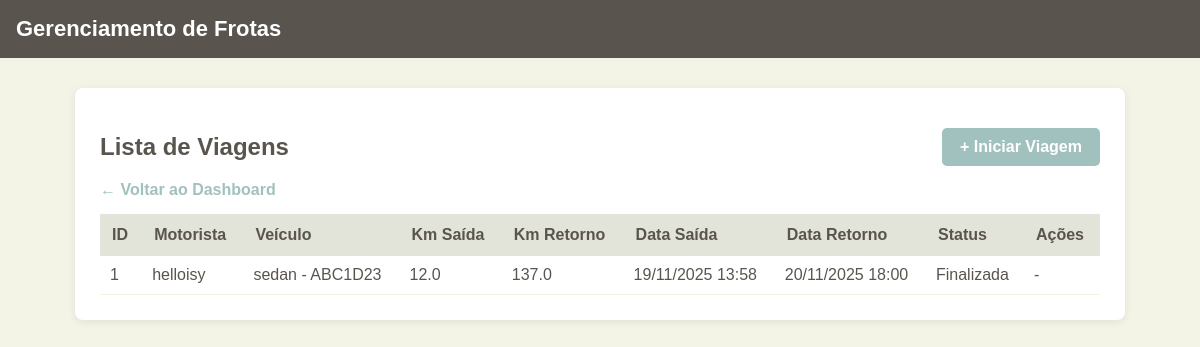
The app's page /frotas/viagens/, older data.
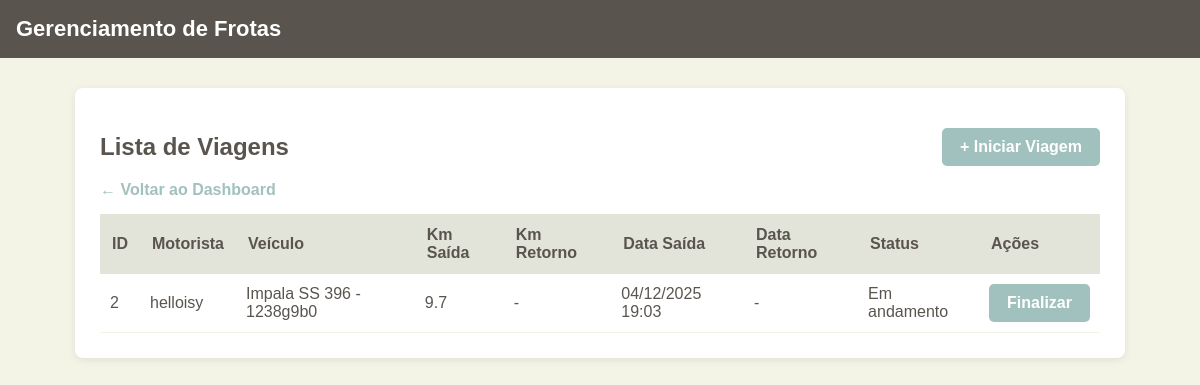
The same page, newer data.
### frotas/models.py (models this page shows, shortened)
class RegistroViagem(models.Model):
    motorista = models.ForeignKey(Motorista, on_delete=models.CASCADE)
    veiculo = models.ForeignKey(Veiculo, on_delete=models.CASCADE)
    km_saida = models.FloatField()
    km_retorno = models.FloatField(null=True, blank=True)
    data_saida = models.DateTimeField(auto_now_add=True)
    data_retorno = models.DateTimeField(null=True, blank=True)
    observacoes = models.TextField(blank=True)

class Motorista(models.Model):
    nome = models.CharField(max_length=100)
    cnh = models.CharField(max_length=20)

class Veiculo(models.Model):
    modelo = models.CharField(max_length=100)
    placa = models.CharField(max_length=10)
    ano = models.IntegerField()
    km_atual = models.FloatField(default=0)
    disponivel = models.BooleanField(default=True)

### frotas/views.py (the view)
# urls.py: path('viagens/', views.listar_viagens, name='listar_viagens'),
def listar_viagens(request):
    viagens = RegistroViagem.objects.all().order_by('-data_saida')
    return render(request, 'viagens/lista_viagens.html', {'viagens': viagens})

### frotas/templates/viagens/lista_viagens.html (shortened to what this page needs)
{% load static %}
<!DOCTYPE html>
<html lang="pt-br">
<head>
    <link rel="stylesheet" href="{% static 'css/base.css' %}">
    <link rel="stylesheet" href="{% static 'css/viagens.css' %}">
</head>
<body>
    <header>
        <h1>Gerenciamento de Frotas</h1>
    </header>
    <div class="container">
        <div style="display: flex; justify-content: space-between; align-items: center;">
            <h2>Lista de Viagens</h2>
            <a class="btn" href="{% url 'iniciar_viagem' %}">+ Iniciar Viagem</a>
        </div>
        <a href="{% url 'dashboard' %}">← Voltar ao Dashboard</a>
        {% if viagens %}
            <table>
                <thead>
                    <tr>
                        <th>ID</th>
                        <th>Motorista</th>
                        <th>Veículo</th>
                        <th>Km Saída</th>
                        <th>Km Retorno</th>
                        <th>Data Saída</th>
                        <th>Data Retorno</th>
                        <th>Status</th>
                        <th>Ações</th>
                    </tr>
                </thead>
                <tbody>
                    {% for v in viagens %}
                        <tr>
                            <td>{{ v.id }}</td>
                            <td>{{ v.motorista.nome }}</td>
                            <td>{{ v.veiculo.modelo }} - {{ v.veiculo.placa }}</td>
                            <td>{{ v.km_saida }}</td>
                            <td>{{ v.km_retorno|default:"-" }}</td>
                            <td>{{ v.data_saida|date:"d/m/Y H:i" }}</td>
                            <td>
                                {% if v.data_retorno %}
                                    {{ v.data_retorno|date:"d/m/Y H:i" }}
                                {% else %}
                                    -
                                {% endif %}
                            </td>
                            <td>
                                {% if v.km_retorno %}
                                    <span class="viagem-finalizada">Finalizada</span>
                                {% else %}
                                    <span class="viagem-andamento">Em andamento</span>
                                {% endif %}
                            </td>
                            <td>
                                {% if not v.km_retorno %}
                                    <a class="finalizar-btn btn" href="{% url 'finalizar_viagem' v.id %}">Finalizar</a>
                                {% else %}
                                    -
                                {% endif %}
                            </td>
                        </tr>
                    {% endfor %}
                </tbody>
            </table>
        {% else %}
            <p>Ainda não há viagens cadastradas.</p>
        {% endif %}
    </div>
</body>
</html>

Row changes from the older to the newer data that the page shows:
removed RegistroViagem: id "1", motorista.nome "helloisy", veiculo.modelo "sedan", veiculo.placa "ABC1D23", km_saida "12.0", km_retorno "137.0", data_saida "19/11/2025 13:58", data_retorno "20/11/2025 18:00", shows "Finalizada"
added RegistroViagem: id "2", motorista.nome "helloisy", veiculo.modelo "Impala SS 396", veiculo.placa "1238g9b0", km_saida "9.7", km_retorno "-", data_saida "04/12/2025 19:03", shows "Em andamento", shows "Finalizar"
